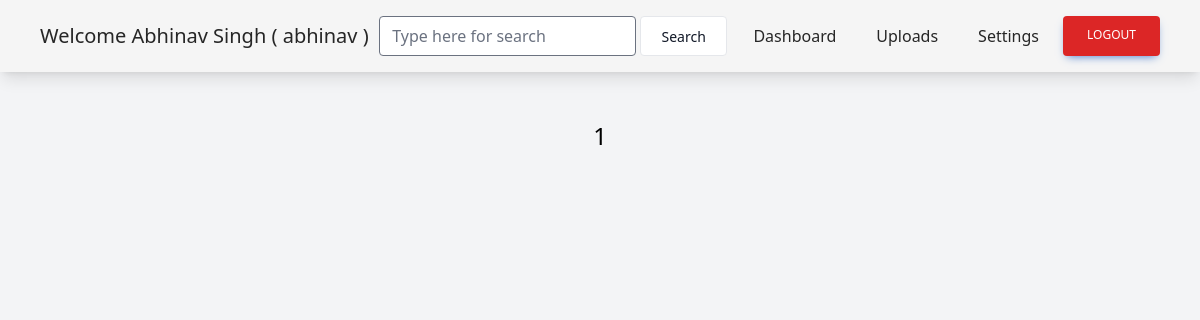
The app's page /uploads/ (signed in), older data.
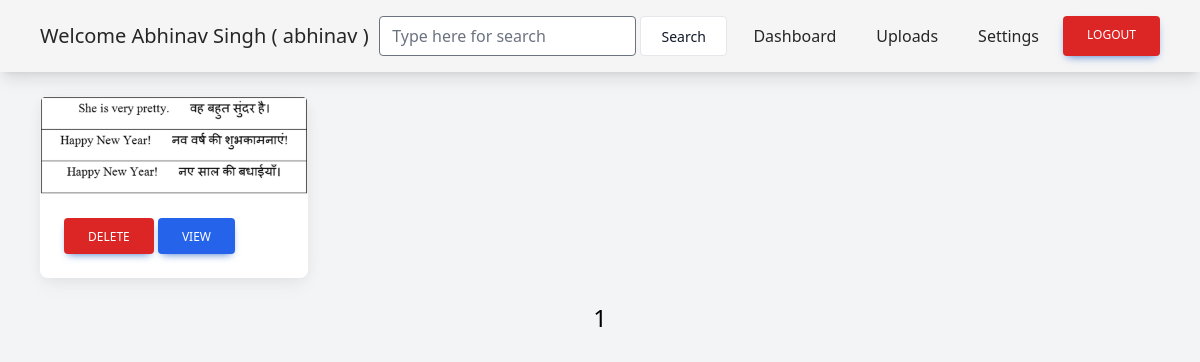
The same page, newer data.
### home/models.py (models this page shows)
class Data(models.Model):
    text = models.TextField()
    image = models.ImageField(upload_to='images/')
    user = models.ForeignKey(User, on_delete=models.CASCADE)

### home/views.py (the view)
# urls.py: path('uploads/', views.uploads, name="uploads"),
def uploads(request):
    if request.user.is_authenticated:
        objects = Data.objects.filter(user=request.user).order_by("-id")
        p = Paginator(objects, per_page=16)
        page_number = request.GET.get('page')
        try:
            page_obj = p.get_page(page_number)  # returns the desired page object
        except PageNotAnInteger:
            page_obj = p.page(1)
        except EmptyPage:
            page_obj = p.page(p.num_pages)
        context = {'page_obj': page_obj}
        return render(request, 'uploads.html', context)
    else:
        return redirect("login")

### theme/templates/uploads.html (shortened to what this page needs)
{% extends "base.html" %}
{% load static tailwind_tags %}
{% block content %}
    <div class="grid grid-cols-4 gap-4 mt-6 px-10 ">
        {% for object in page_obj %}
            <div
                    class="block rounded-lg bg-white shadow-[0_2px_15px_-3px_rgba(0,0,0,0.07),0_10px_20px_-2px_rgba(0,0,0,0.04)]">
                <a href="#!">
                    <img
                            class="rounded-t-lg"
                            src="{{ object.image.url }}"
                            alt=""/>
                </a>
                <div class="p-6">
                    <a class="btn-danger " href="/uploads/delete/{{ object.id }}/" >
                        Delete
                    </a>
                    <a class="btn-primary " href="{{ object.id }}/">
                        View
                    </a>
                </div>
            </div>
        {% endfor %}
    </div>
    <div class="text-center m-6 text-2xl">
        <span class="m-4">{{page_obj.number}}</span>
    </div>
{% endblock %}

### theme/templates/base.html (shortened to what this page needs)
{% load static tailwind_tags %}
<!DOCTYPE html>
<html lang="en">
<head>
    {% tailwind_css %}
</head>
<body class="bg-gray-100">
    {% if user.is_authenticated %}
        <nav class="px-10 flex w-full items-center justify-between bg-neutral-100 py-2 sticky shadow-lg text-neutral-800 focus:text-neutral-700 lg:py-4">
            <div class="text-xl"> Welcome {{ user.first_name }} {{ user.last_name }} ( {{ user.username }} )</div>
            <form method="POST" action="../search/ ">
                <input type="search" name="query" class="rounded h-10 text-black" placeholder="Type here for search">
                <button type="submit" class="btn-alternative h-10">Search</button>
            </form>
            <ul class="flex space-x-2">
                <a href="/dashboard/" class="nav-element">Dashboard</a>
                <a href="/uploads/" class="nav-element">Uploads</a>
                <a href="/settings/" class="nav-element">Settings</a>
                <a href="/logout/" class="btn-danger">Logout</a>
            </ul>
        </nav>
        {% block content %}
        {% endblock %}
    {% else %}
        <div class="alert alert-success" role="alert">
            <h3>Welcome!</h3>
            <a href="{% url 'register' %}">Signup</a>
            <a href="{% url 'login' %}">Login</a>
        </div>
    {% endif %}
</body>
</html>

Row changes from the older to the newer data that the page shows:
added Data: image (picture)
